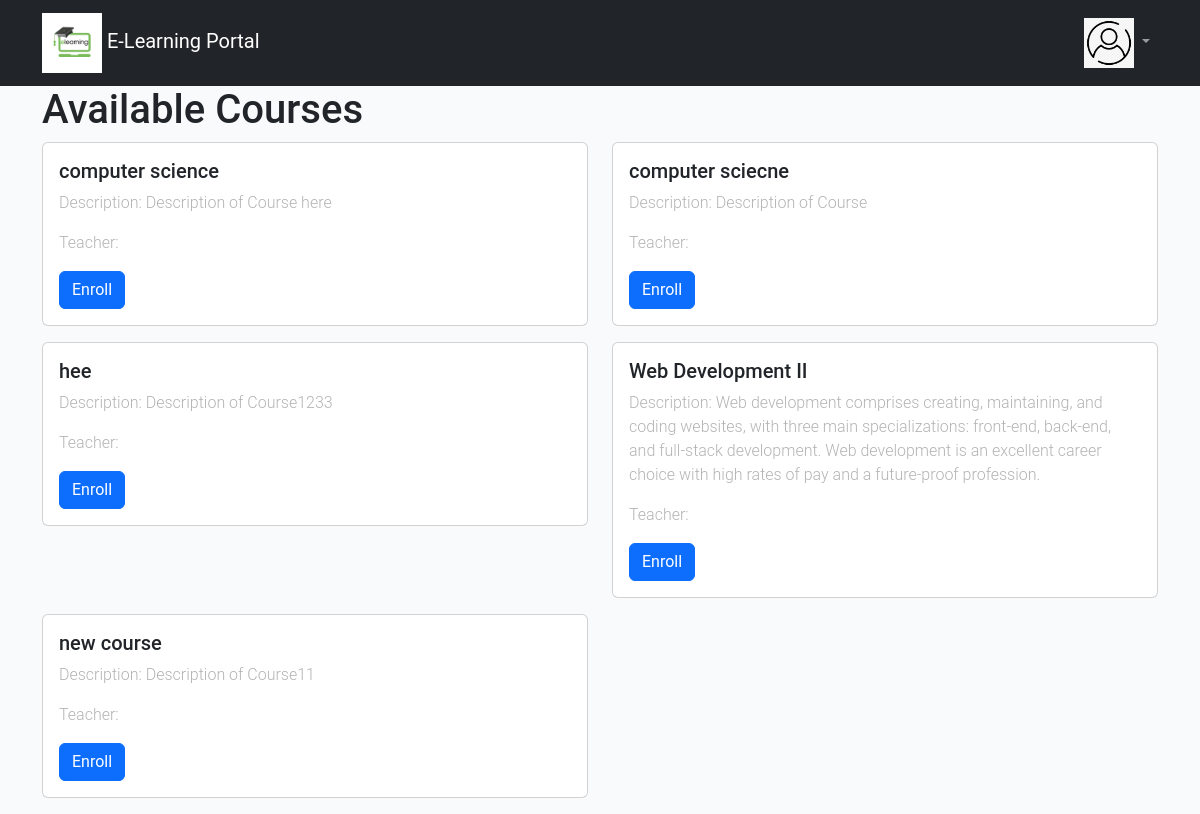
Page /student_course_enrollment/ (signed in) on the committed database.
### elearn/models.py (models this page shows, shortened)
class Course(models.Model):
    name = models.CharField(max_length=100)
    description = models.TextField(default="Description of Course")

### elearn/views.py (the view)
# urls.py: path('student_course_enrollment/', views.student_course_enrollment, name='student_course_enrollment'),
def student_course_enrollment(request):
    if request.method == 'POST':
        course_id = request.POST.get('course_id')
        course = Course.objects.get(id=course_id)
        student = request.user.student
        student.courses_taken.add(course)
        return redirect('student')
    else:
        available_courses = Course.objects.exclude(students__user=request.user)
        return render(request, 'elearn/student_course_enrollment.html', {'available_courses': available_courses})

### elearn/templates/elearn/student_course_enrollment.html (shortened to what this page needs)
{% extends './base.html' %}
{% block content %}
<div class="container">
    <h1>Available Courses</h1>
    <div class="row">
        {% for course in available_courses %}
        <div class="col-md-6">
            <div class="card mb-3">
                <div class="card-body">
                    <h5 class="card-title">{{ course.name }}</h5>
                    <p class="card-text">Description: {{ course.description }}</p>
                    <p class="card-text">Teacher: {{ course.teacher }}</p>
                    <form method="post" action="{% url 'student_course_enrollment' %}">
                        <button type="submit" class="btn btn-primary">Enroll</button>
                    </form>
                </div>
            </div>
        </div>
        {% endfor %}
    </div>
</div>
{% endblock %}

### elearn/static/css/style.css (style rules this page uses)
body { font-family: "Roboto", sans-serif; background-color: #f8fafb; }
p { color: #b3b3b3; font-weight: 300; }
h1, h2, h3, h4, h5, h6, .h1, .h2, .h3, .h4, .h5, .h6 { font-family: "Roboto", sans-serif; }

### rows in the picture
Course: name "computer science", description "Description of Course here"
Course: name "computer sciecne", description "Description of Course"
Course: name "hee", description "Description of Course1233"
Course: name "Web Development II", description "Web development comprises creating, maintaining, and coding websites, with three main specializations: front-end, back-end, and full-stack development. Web development is an excellent career choice with high rates of pay and a future-proof profession."
Course: name "new course", description "Description of Course11"
